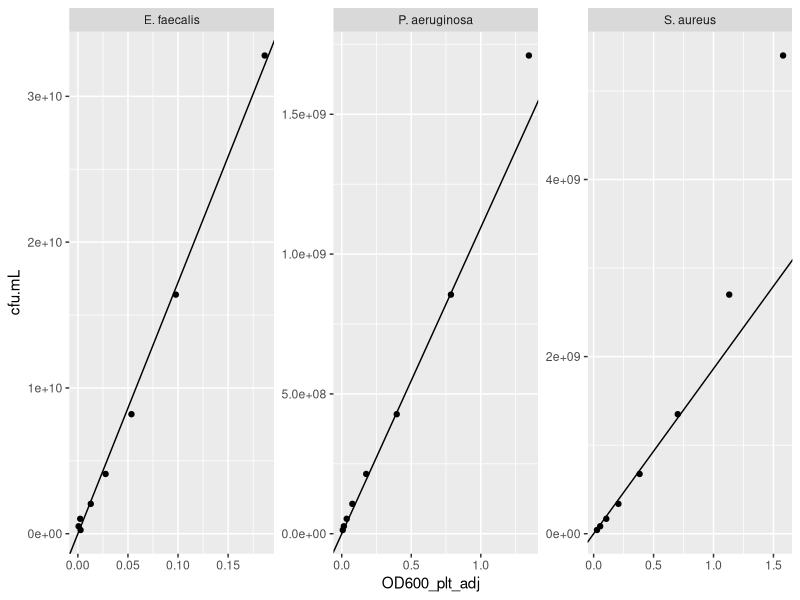
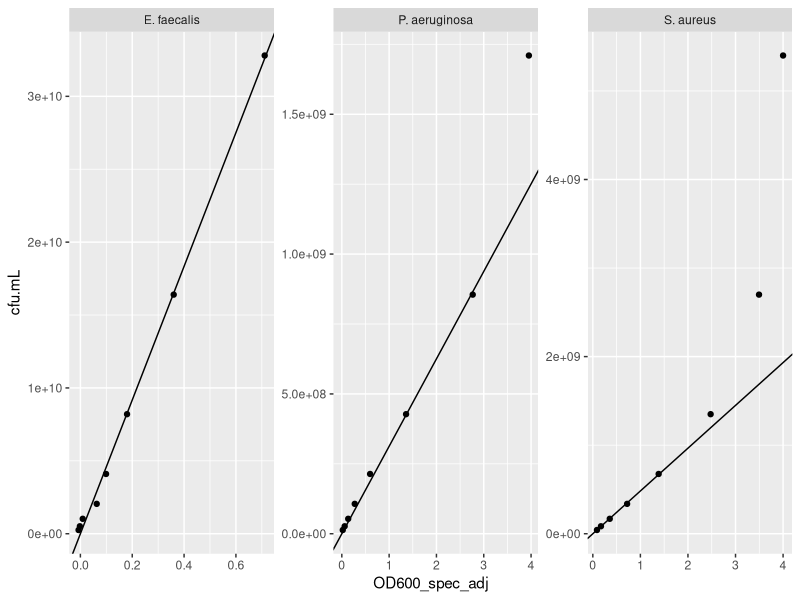
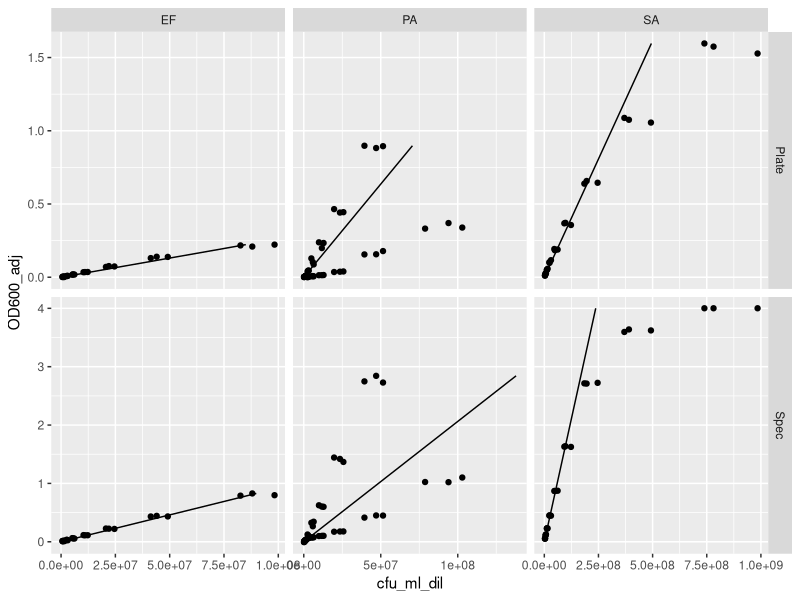
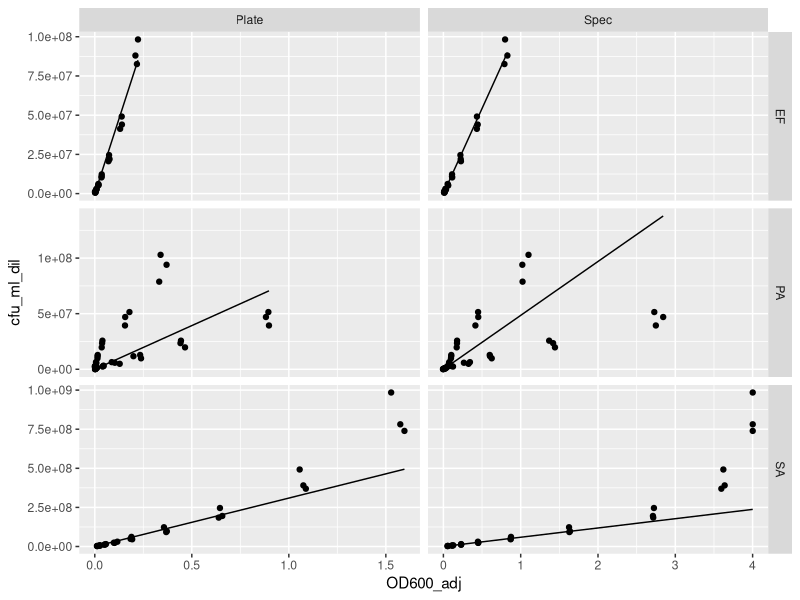

Here is the R script that generated these plots, in order:
library(ggplot2)
library(tidyr)
library(dplyr)

data <- read.csv("2020-02-17 PA SA EF Std Curve Tidy.csv")

data$OD600_plt_adj <- data$OD600_plt-data$OD600_plt[data$Bacteria == "Blank"]
data$OD600_spec_adj <- data$OD600_spec-data$OD600_spec[data$Bacteria == "Blank"]

pa_std_curve_plt <- lm(cfu.mL ~ OD600_plt_adj + 0,
                   data[data$Bacteria == "P. aeruginosa" &
                          data$OD600_plt_adj < 1, ])
sa_std_curve_plt <- lm(cfu.mL ~ OD600_plt_adj + 0,
                   data[data$Bacteria == "S. aureus" &
                          data$OD600_plt_adj < 1, ])
ef_std_curve_plt <- lm(cfu.mL ~ OD600_plt_adj + 0,
                   data[data$Bacteria == "E. faecalis", ])

pa_std_curve_spec <- lm(cfu.mL ~ OD600_spec_adj + 0,
                       data[data$Bacteria == "P. aeruginosa" &
                              data$OD600_spec_adj < 3, ])
sa_std_curve_spec <- lm(cfu.mL ~ OD600_spec_adj + 0,
                       data[data$Bacteria == "S. aureus" &
                              data$OD600_spec_adj < 2, ])
ef_std_curve_spec <- lm(cfu.mL ~ OD600_spec_adj + 0,
                       data[data$Bacteria == "E. faecalis", ])

pa_std_curve_plt
sa_std_curve_plt
ef_std_curve_plt
pa_std_curve_spec
sa_std_curve_spec
ef_std_curve_spec

plot_lines <- data.frame(intercept = 0,
                         Bacteria = c("P. aeruginosa",
                                      "S. aureus",
                                      "E. faecalis"),
                         spec_slope = c(pa_std_curve_spec$coefficients,
                                        sa_std_curve_spec$coefficients,
                                        ef_std_curve_spec$coefficients),
                         plt_slope = c(pa_std_curve_plt$coefficients,
                                       sa_std_curve_plt$coefficients,
                                       ef_std_curve_plt$coefficients))

ggplot(data = data[data$Bacteria != "Blank", ], 
       aes(x = OD600_plt_adj, y = cfu.mL)) +
  geom_point() +
  geom_abline(data = plot_lines, aes(intercept = intercept, slope = plt_slope)) +
  facet_wrap(~Bacteria, scales = "free") +
  NULL

ggplot(data = data[data$Bacteria != "Blank", ], 
       aes(x = OD600_spec_adj, y = cfu.mL)) +
  geom_point() +
  geom_abline(data = plot_lines, aes(intercept = intercept, slope = spec_slope)) +
  facet_wrap(~Bacteria, scales = "free")

##2020-06 standard curve ----
od_2 <- read.csv("2020-06 PA SA EF Std Curve ODs.csv",
                 stringsAsFactors = FALSE)
cfu_2 <- read.csv("2020-06 PA SA EF Std Curve Counts.csv",
                  stringsAsFactors = FALSE)

#Reshape od
od_2 <- pivot_longer(od_2, cols = starts_with("X"),
                     names_to = "dilution", values_to = "OD600")
od_2$od_dilution <- sapply(od_2$dilution, function(x) {substr(x, 2, nchar(x))})

#run calculations
od_2$OD600_adj <- od_2$OD600 - od_2$Blank_avg
cfu_2$cfu_ml <- cfu_2$cfu/cfu_2$Dilution
cfu_2 <- group_by(cfu_2, Bacteria, Rep)
cfu_2_sum <- summarize(cfu_2,
                       cfu_ml_avg = mean(cfu_ml, na.rm = TRUE))

#Join cfu & od data
std_curve2 <- left_join(od_2, cfu_2_sum, by = c("Bacteria", "Rep"))
#Calculate cfu/ml in dilution series
std_curve2$cfu_ml_dil <- as.numeric(std_curve2$od_dilution)*std_curve2$cfu_ml_avg
#Drop unneeded cols & rows
std_curve2 <- select(std_curve2, Machine, Bacteria, Rep, 
                     OD600_adj, cfu_ml_dil)
std_curve2 <- std_curve2[complete.cases(std_curve2), ]

#Run linear models
lm2_plt <- lm(data = std_curve2[std_curve2$Machine == "Plate" &
                                  std_curve2$OD600_adj <= 1, ],
              cfu_ml_dil ~ OD600_adj + OD600_adj:Bacteria + 0)
lm2_spec <- lm(data = std_curve2[std_curve2$Machine == "Spec" &
                                   std_curve2$OD600_adj <= 1, ],
               cfu_ml_dil ~ OD600_adj + OD600_adj:Bacteria + 0)

#Calc lines
std_curve2$pred_cfu <- NA
std_curve2$pred_cfu[std_curve2$Machine == "Plate"] <-
  predict(lm2_plt, std_curve2)[std_curve2$Machine == "Plate"]
std_curve2$pred_cfu[std_curve2$Machine == "Spec"] <-
  predict(lm2_spec, std_curve2)[std_curve2$Machine == "Spec"]

#Plot lines
ggplot(data = std_curve2, aes(x = cfu_ml_dil, y = OD600_adj)) +
  geom_point() +
  facet_grid(Machine ~ Bacteria, scales = "free") +
  geom_line(aes(x = pred_cfu))

ggplot(data = std_curve2, aes(x = OD600_adj, y = cfu_ml_dil)) +
  geom_point() +
  facet_grid(Bacteria ~ Machine, scales = "free") +
  geom_line(aes(y = pred_cfu))

#Print models
lm2_plt
lm2_spec
